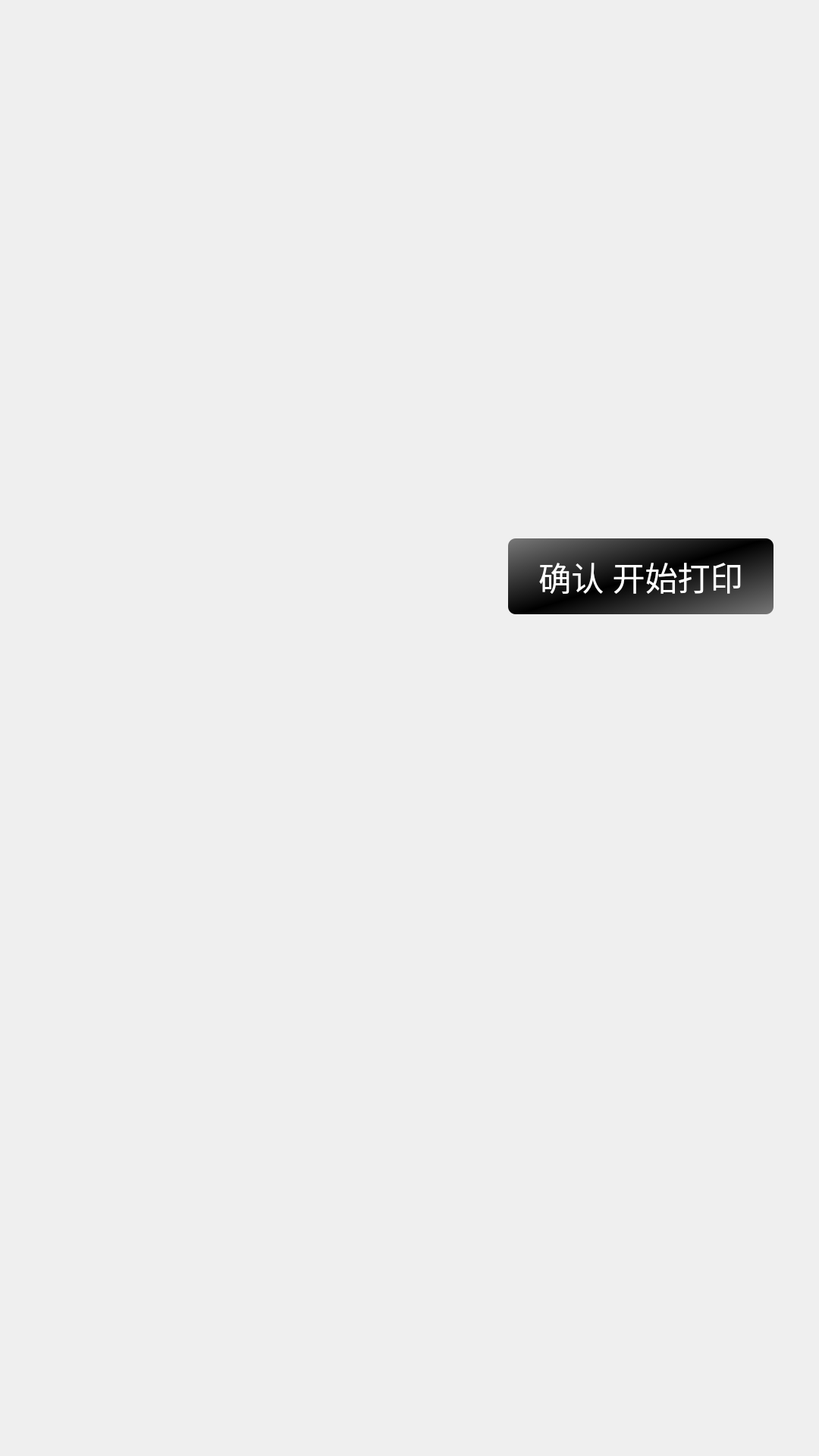
<?xml version="1.0" encoding="UTF-8"?>
<ui version="4.0">
 <class>ConfirmPrinDialog</class>
 <widget class="QWidget" name="ConfirmPrinDialog">
  <property name="geometry">
   <rect>
    <x>0</x>
    <y>0</y>
    <width>1080</width>
    <height>1920</height>
   </rect>
  </property>
  <property name="windowTitle">
   <string>ConfirmPrinDialog</string>
  </property>
  <widget class="QLabel" name="preview">
   <property name="geometry">
    <rect>
     <x>40</x>
     <y>240</y>
     <width>1000</width>
     <height>400</height>
    </rect>
   </property>
   <property name="text">
    <string/>
   </property>
  </widget>
  <widget class="QPushButton" name="next">
   <property name="geometry">
    <rect>
     <x>670</x>
     <y>710</y>
     <width>350</width>
     <height>100</height>
    </rect>
   </property>
   <property name="font">
    <font>
     <family>Microsoft YaHei UI Light</family>
     <pointsize>32</pointsize>
    </font>
   </property>
   <property name="styleSheet">
    <string notr="true">background-color: qlineargradient(spread:reflect, x1:0, y1:0, x2:0.517045, y2:0.488636, stop:0 rgba(121, 121, 121, 255), stop:1 rgba(0, 0, 0, 255));
color: rgb(255, 255, 255);
border-radius:10px</string>
   </property>
   <property name="text">
    <string>确认 开始打印</string>
   </property>
  </widget>
 </widget>
 <layoutdefault spacing="6" margin="11"/>
 <resources/>
 <connections/>
</ui>
